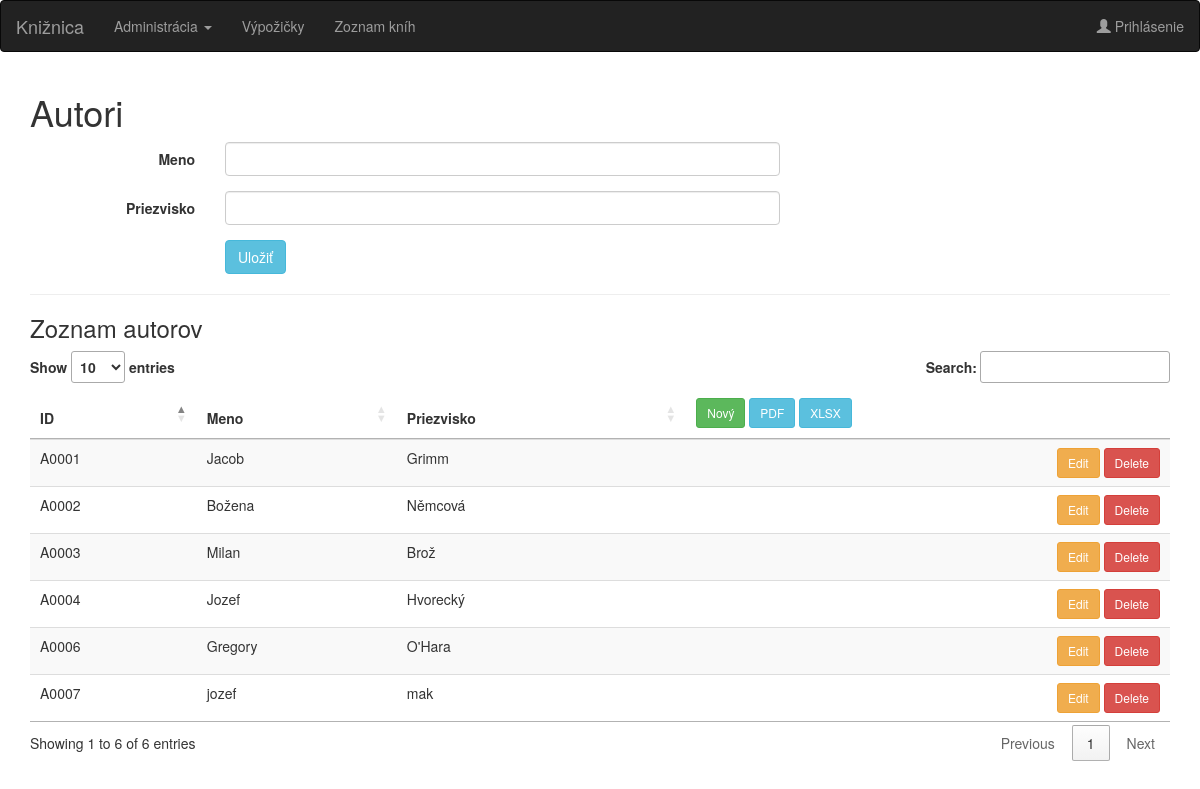
The page /authors.php on the database its author committed.
### tables this page shows
CREATE TABLE IF NOT EXISTS `autor` (
  `Cislo_autora` int(4) UNSIGNED ZEROFILL NOT NULL AUTO_INCREMENT COMMENT 'Číslo autora',
  `Meno_autora` varchar(30) NOT NULL COMMENT 'Meno autora',
  `Priezvisko_autora` varchar(200) NOT NULL COMMENT 'Priezvisko autora',
  PRIMARY KEY (`Cislo_autora`),
  KEY `Priezvisko_autora` (`Priezvisko_autora`)
);

### authors.php (the view, shortened to what this page needs)
<?php
include_once "index_top.php";
?>
<h1>Autori</h1>
<?php
$meno='';
$priezvisko='';
?>
<form action="authors_save.php" method="post" class="form-horizontal">
	<div class="form-group">
		<label for="meno" class="col-sm-2 control-label">Meno</label>
		<div class="col-sm-6">
			<input type="text" class="form-control" id="meno" name="meno" value="<?php echo $meno; ?>" required>
		</div>
	</div>
	<div class="form-group">
		<label for="priezvisko" class="col-sm-2 control-label">Priezvisko</label>
		<div class="col-sm-6">
			<input type="text" class="form-control" id="priezvisko" name="priezvisko" value="<?php echo $priezvisko; ?>" required>
		</div>
	</div>
	<div class="form-group">
		<div class="col-sm-offset-2 col-sm-10">
			<button type="submit" class="btn btn-info">Uložiť</button>
		</div>
	</div>
</form>
<hr>
<h3>Zoznam autorov</h3>
<table class="table table-striped tablejs">
<thead>
	<tr>
		<th>ID</th>
		<th>Meno</th>
		<th>Priezvisko</th>
		<th data-orderable="false" class="text-nowrap text-right">
			<a href="authors.php" class="btn btn-success btn-sm">Nový</a>
			<a href="authors_pdf.php" class="btn btn-info btn-sm">PDF</a>
			<a href="authors_excel.php" class="btn btn-info btn-sm">XLSX</a>
		</th>
	</tr>
</thead>
<tbody>
<?php
$sql = "SELECT * FROM autor";
$result = mysqli_query($conn, $sql);
if (mysqli_num_rows($result) > 0) {
  while($row = mysqli_fetch_assoc($result))
  {
    echo '<tr>';
	echo '<td>A'.$row['Cislo_autora'].'</td>';
	echo '<td>'.$row['Meno_autora'].'</td>';
	echo '<td>'.$row['Priezvisko_autora'].'</td>';
    echo '<td class = "text-right">
	<a href="?r='.$row['Cislo_autora'].'" class="btn btn-warning btn-sm">Edit</a>
	<a href="?drow='.$row['Cislo_autora'].'" class="btn btn-danger btn-sm">Delete</a>
	</td>';
    echo '</tr>';
}
} else {
  echo "0 results";
}
?>
</tbody>
</table>
<?php
include_once "index_bottom.php";

### index_top.php (shortened to what this page needs)
<!doctype html>
<html lang="sk">
<head>
	<link rel="stylesheet" href="css/bootstrap.min.css">
	<link rel="stylesheet" href="css/custom.css">
	<link rel="stylesheet" type="text/css" href="https://cdn.datatables.net/1.11.3/css/jquery.dataTables.css">
</head>
<body>
<nav class="navbar navbar-inverse">
	<div class="container-fluid">
		<div class="navbar-header">
			<a class="navbar-brand" href="index.php">Knižnica</a>
		</div>
		<ul class="nav navbar-nav">
			<li class="dropdown">
				<a class="dropdown-toggle" data-toggle="dropdown" href="#">Administrácia
				<span class="caret"></span></a>
			</li>
			<li><a href="loans.php">Výpožičky</a></li>
			<li><a href="list_books.php">Zoznam kníh</a></li>
		</ul>
		<ul class="nav navbar-nav navbar-right">
			<?php
			if(isset($_SESSION['Cislo_citatela']) && $_SESSION['Cislo_citatela'])
			{
				echo '<li><a href="#">' . menoUser($_SESSION['Cislo_citatela']) . '</a</li> ';
				echo '<li><a href="logout.php"><span class="glyphicon glyphicon-user"></span> Odhlásenie</a></li>';
			}
			else
				echo '<li><a href="login.php"><span class="glyphicon glyphicon-user"></span> Prihlásenie</a></li>';
			?>
		</ul>
	</div>
</nav>
<div class="container">

### index_bottom.php (shortened to what this page needs)
</div>
</body>
</html>

### rows shown on the page
autor: Cislo_autora "0001", Meno_autora "Jacob", Priezvisko_autora "Grimm"
autor: Cislo_autora "0002", Meno_autora "Božena", Priezvisko_autora "Němcová"
autor: Cislo_autora "0003", Meno_autora "Milan", Priezvisko_autora "Brož"
autor: Cislo_autora "0004", Meno_autora "Jozef", Priezvisko_autora "Hvorecký"
autor: Cislo_autora "0006", Meno_autora "Gregory", Priezvisko_autora "O'Hara"
autor: Cislo_autora "0007", Meno_autora "jozef", Priezvisko_autora "mak"
